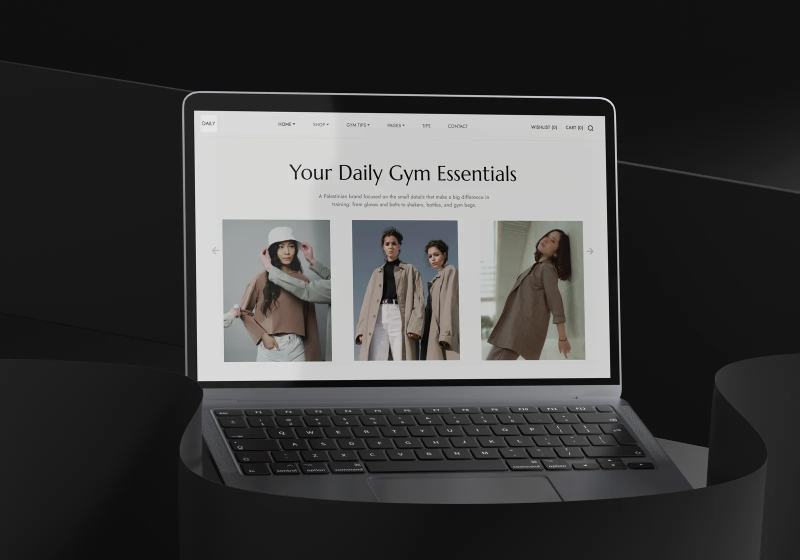
#> input picture img/03.webp, 1600 x 1120 px, given in place of 026-07-29-01_33_526-f8ccbbd0-0985-4786-b7fc-ca8694da0d4f.png, which was not available (shown at 1/2 size)
$ python make_bashar_mockup.py
#> lines starting #> are read from the running program, lines starting #| are printed output that depends on the picture; pictures that were not available may be replaced by others from this repository, and a replacement may not be noted
"""Create a professional ultrawide / desktop monitor mockup for Bashar Hroub cover."""
from __future__ import annotations

from pathlib import Path
from PIL import Image, ImageDraw, ImageFilter

ROOT = Path(r"c:\Users\eslam\Desktop\projects\3")
SRC = Path(
    r"C:\Users\eslam\.cursor\projects\c-Users-eslam-Desktop-projects-3\assets"
    r"\c__Users_eslam_AppData_Roaming_Cursor_User_workspaceStorage_"
    r"1fdcf4f2adaf3444279cc7b06c059d4a_images_screencapture-localhost-3000-"
    r"2026-07-29-01_33_526-f8ccbbd0-0985-4786-b7fc-ca8694da0d4f.png"
)
OUT_DIR = ROOT / "img"
OUT_DIR.mkdir(exist_ok=True)


def rounded_mask(size: tuple[int, int], radius: int) -> Image.Image:
    m = Image.new("L", size, 0)
    d = ImageDraw.Draw(m)
    d.rounded_rectangle([0, 0, size[0] - 1, size[1] - 1], radius=radius, fill=255)
    return m


def main() -> None:
    shot = Image.open(SRC).convert("RGB")
#> shot is the input picture: PIL image 1600x1120 RGB; mean R, G, B 63.1, 62.8, 62.3

    # Canvas — cinematic widescreen presentation
    cw, ch = 1920, 1200
    canvas = Image.new("RGB", (cw, ch), (6, 7, 8))
    px = canvas.load()
    # subtle vertical gradient
    for y in range(ch):
        t = y / (ch - 1)
        c = int(6 + t * 8)
        for x in range(cw):
            # soft spotlight behind monitor
            glow = (
                ((x - cw * 0.5) / (cw * 0.42)) ** 2
                + ((y - ch * 0.42) / (ch * 0.38)) ** 2
            )
            g = int(28 * max(0.0, 1.0 - glow))
            px[x, y] = (min(255, c + g), min(255, c + int(g * 0.9)), min(255, c + int(g * 0.95)))

    # Monitor outer frame proportions (~16:10 screen)
    bezel = 18
    screen_w = 1480
    screen_h = int(screen_w * shot.height / shot.width)
#> screen_h = 1036
    frame_w = screen_w + bezel * 2
    frame_h = screen_h + bezel * 2 + 10  # bottom chin slightly thicker
#> frame_h = 1082
    frame_r = 22

    # Position monitor
    fx = (cw - frame_w) // 2
    fy = int(ch * 0.12)

    # Drop shadow
    shadow = Image.new("RGBA", (cw, ch), (0, 0, 0, 0))
#> shadow: PIL image 1920x1200 RGBA; every value is 0
    sd = ImageDraw.Draw(shadow)
    sd.rounded_rectangle(
        [fx + 24, fy + 36, fx + frame_w + 24, fy + frame_h + 50],
        radius=frame_r + 4,
        fill=(0, 0, 0, 170),
    )
    # stand shadow
    stand_cy = fy + frame_h + 70
#> stand_cy = 1296
    sd.ellipse(
        [cw // 2 - 220, stand_cy, cw // 2 + 220, stand_cy + 36],
        fill=(0, 0, 0, 120),
    )
    shadow = shadow.filter(ImageFilter.GaussianBlur(42))
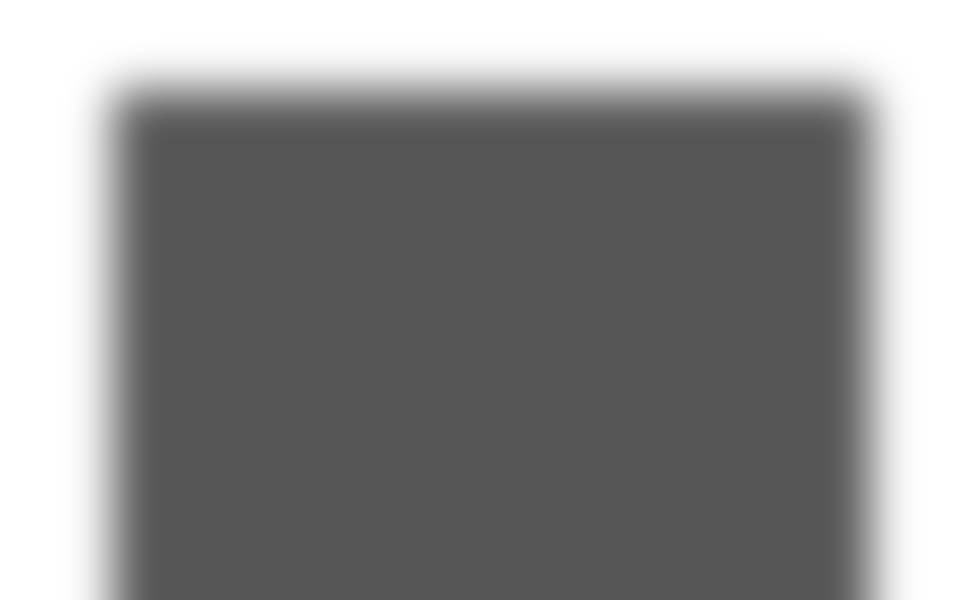
#> shadow: PIL image 1920x1200 RGBA (shown at 1/2 size); mean R, G, B, A 0, 0, 0, 114.1; transparent parts drawn white
    canvas = Image.alpha_composite(canvas.convert("RGBA"), shadow)
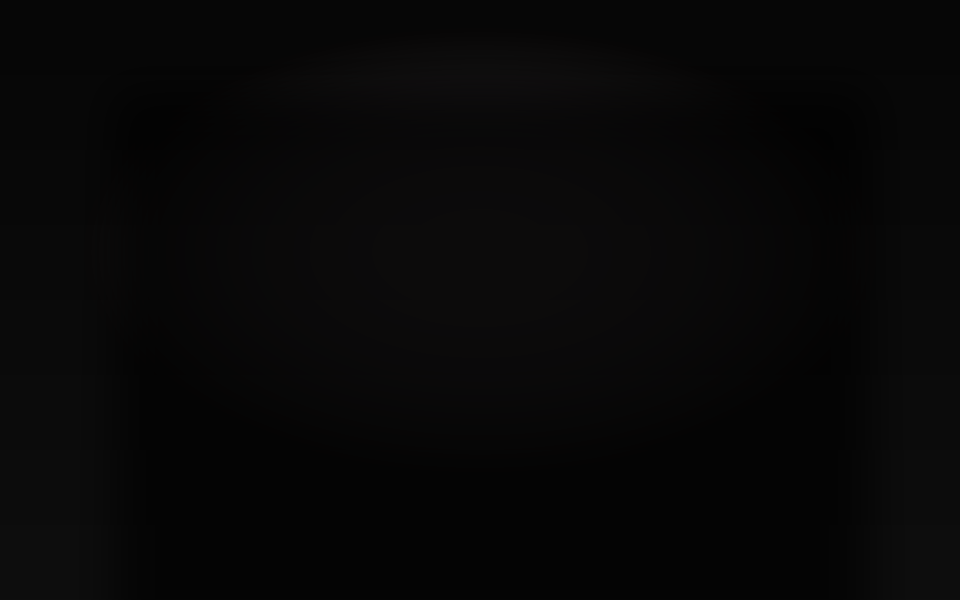
#> canvas: PIL image 1920x1200 RGBA (shown at 1/2 size); mean R, G, B, A 7.4, 7.1, 7.2, 255

    # Frame body
    frame = Image.new("RGBA", (frame_w, frame_h), (0, 0, 0, 0))
#> frame: PIL image 1516x1082 RGBA; every value is 0
    fd = ImageDraw.Draw(frame)
    # metal rim
    fd.rounded_rectangle(
        [0, 0, frame_w - 1, frame_h - 1],
        radius=frame_r,
        fill=(42, 42, 46, 255),
    )
    fd.rounded_rectangle(
        [2, 2, frame_w - 3, frame_h - 3],
        radius=frame_r - 1,
        fill=(14, 14, 16, 255),
    )
    # inner highlight
    fd.rounded_rectangle(
        [3, 3, frame_w - 4, frame_h - 4],
        radius=frame_r - 2,
        outline=(70, 70, 76, 90),
        width=1,
    )

    # Screen content
    screen = shot.resize((screen_w, screen_h), Image.Resampling.LANCZOS)
    screen_mask = rounded_mask((screen_w, screen_h), 8)
#> in rounded_mask, `m = Image.new("L", size, 0)`: m: PIL image 1480x1036 L; every value is 0
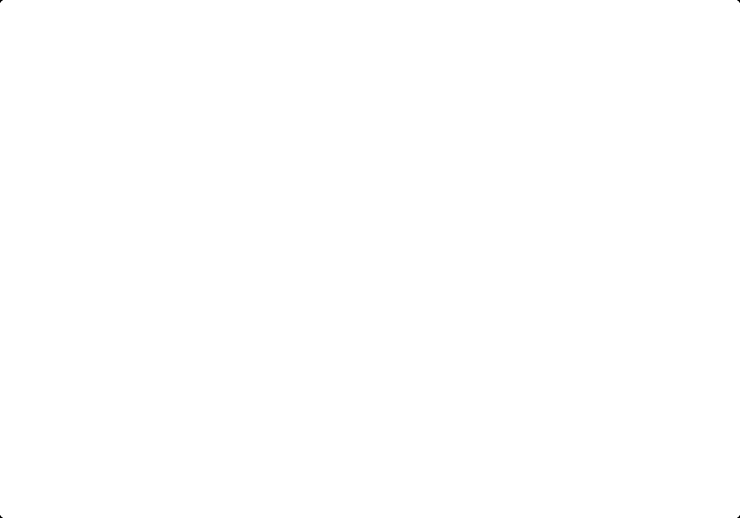
#> screen_mask: PIL image 1480x1036 L (shown at 1/2 size); 100% white; 4 black regions (4 under 20 px)
    frame.paste(screen, (bezel, bezel), screen_mask)
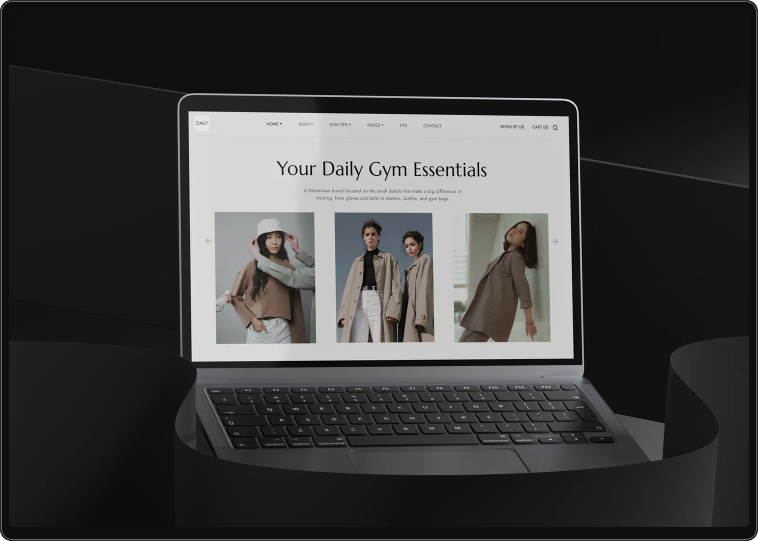
#> frame: PIL image 1516x1082 RGBA (shown at 1/2 size); mean R, G, B, A 60.2, 59.9, 59.7, 254.4; transparent parts drawn white

    # Tiny camera notch / LED
    fd.ellipse(
        [frame_w // 2 - 4, 6, frame_w // 2 + 4, 14],
        fill=(28, 28, 32, 255),
    )
    fd.ellipse(
        [frame_w // 2 - 2, 8, frame_w // 2 + 2, 12],
        fill=(80, 80, 90, 255),
    )

    canvas.paste(frame, (fx, fy), frame)
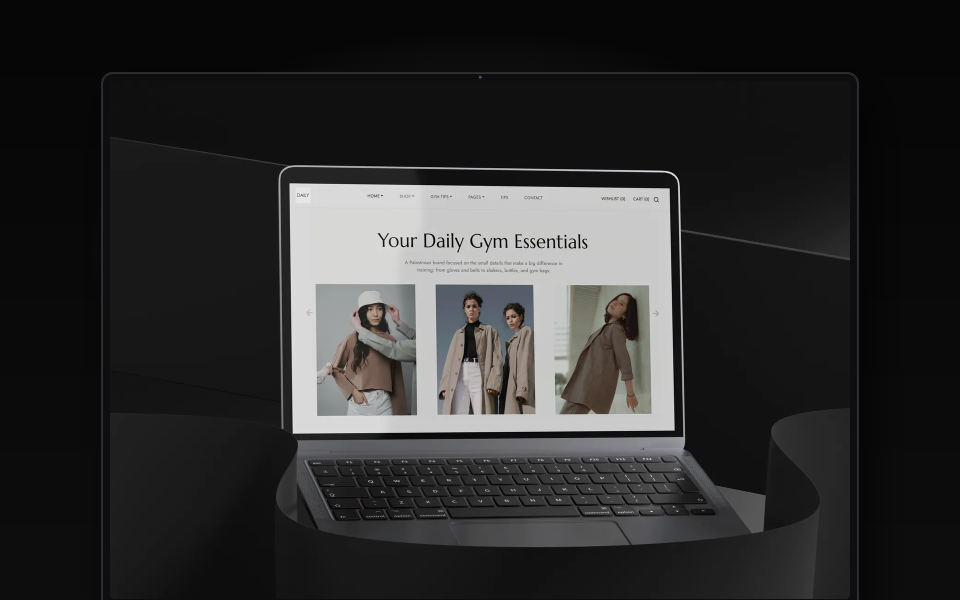
#> canvas: PIL image 1920x1200 RGBA (shown at 1/2 size); mean R, G, B, A 45, 44.8, 44.6, 254.9; transparent parts drawn white

    # Monitor stand neck
    stand = Image.new("RGBA", (cw, ch), (0, 0, 0, 0))
    st = ImageDraw.Draw(stand)
    neck_w = 70
    neck_top = fy + frame_h - 2
#> neck_top = 1224
    neck_bot = neck_top + 88
#> neck_bot = 1312
    st.rectangle(
        [cw // 2 - neck_w // 2, neck_top, cw // 2 + neck_w // 2, neck_bot],
        fill=(28, 28, 32, 255),
    )
    # base plate
    base_y = neck_bot - 8
#> base_y = 1304
    st.rounded_rectangle(
        [cw // 2 - 170, base_y, cw // 2 + 170, base_y + 18],
        radius=9,
        fill=(36, 36, 40, 255),
    )
    st.ellipse(
        [cw // 2 - 190, base_y + 6, cw // 2 + 190, base_y + 28],
        fill=(22, 22, 26, 255),
    )
    canvas = Image.alpha_composite(canvas, stand)

    final = canvas.convert("RGB")
    png_path = OUT_DIR / "bashar-hroub.png"
    webp_path = OUT_DIR / "bashar-hroub.webp"
    final.save(png_path, "PNG", optimize=True)
    # Cover-sized webp for site
    cover = final.copy()
    max_side = 1600
    w, h = cover.size
#> w = 1920; h = 1200
    if max(w, h) > max_side:
        s = max_side / max(w, h)
#> s = 0.833
        cover = cover.resize((int(w * s), int(h * s)), Image.Resampling.LANCZOS)
    cover.save(webp_path, "WEBP", quality=82, method=6)
#> (the run stopped early here; a loop or call above may not have finished)

$ run again, on img/04.webp
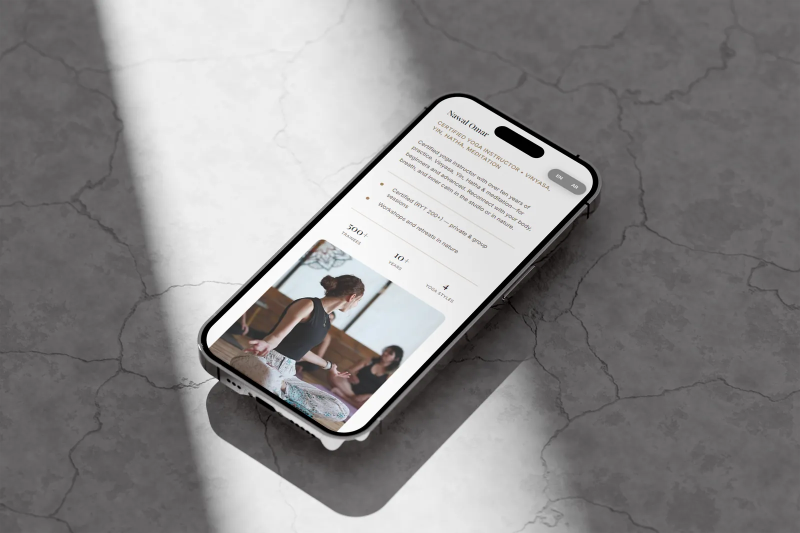
#> input picture img/04.webp, 1600 x 1066 px, given in place of 026-07-29-01_33_526-f8ccbbd0-0985-4786-b7fc-ca8694da0d4f.png, which was not available (shown at 1/2 size)
#> m: PIL image 1480x986 L; every value is 0
#> screen_mask: PIL image 1480x986 L; 100% white; 4 black regions (4 under 20 px)
#> in main, `frame.paste(screen, (bezel, bezel), screen_mask)`:
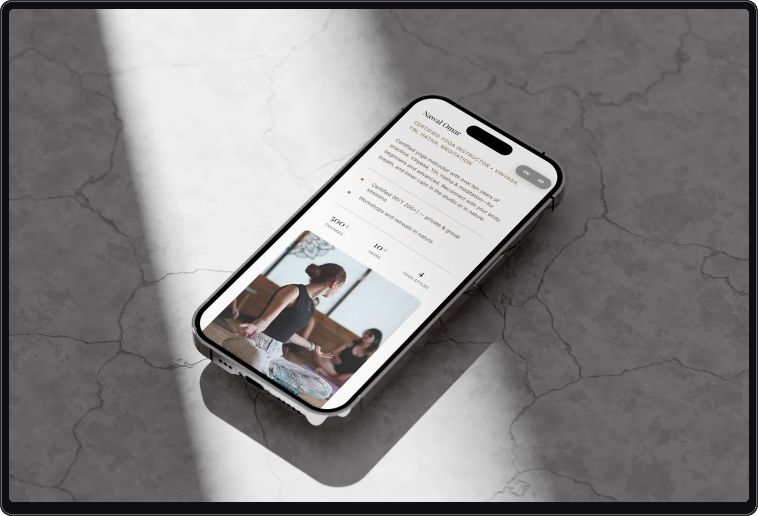
#> frame: PIL image 1516x1032 RGBA (shown at 1/2 size); mean R, G, B, A 131.1, 129.5, 129.9, 254.4; transparent parts drawn white
#> in main, `canvas.paste(frame, (fx, fy), frame)`:
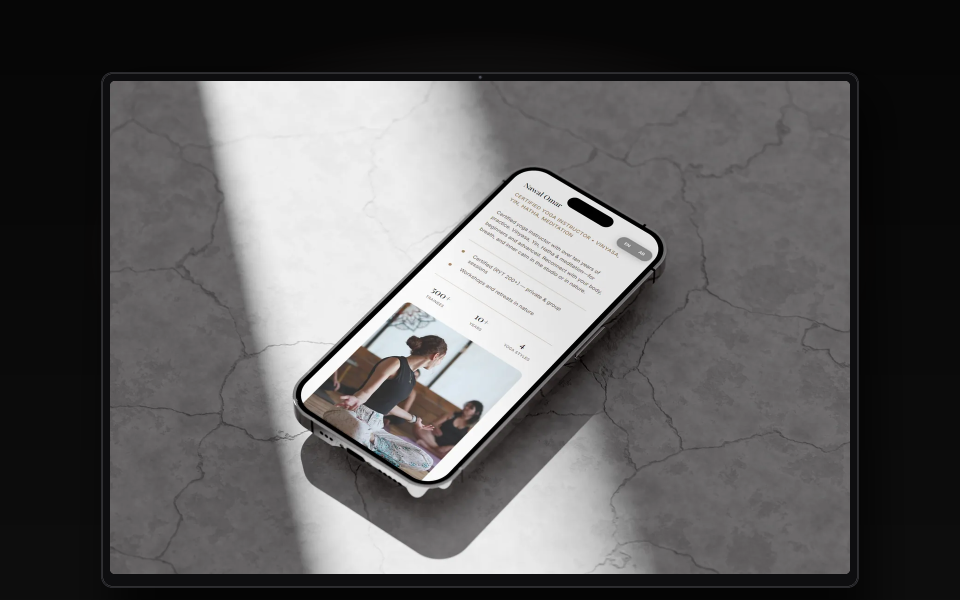
#> canvas: PIL image 1920x1200 RGBA (shown at 1/2 size); mean R, G, B, A 91.6, 90.4, 90.7, 254.9; transparent parts drawn white
